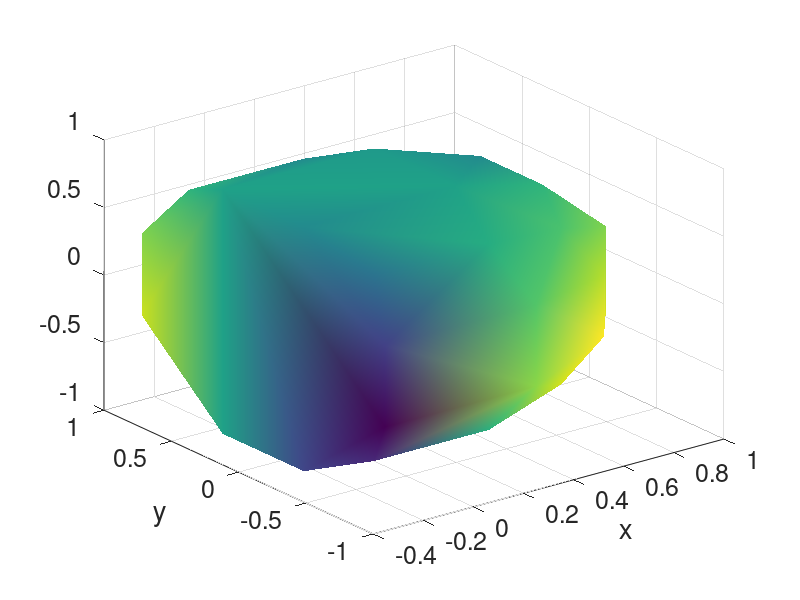

This chart was generated by the following MATLAB code: (Note: this script raises an error after producing the figure.)
% DESCRIPTION - Solves an elliptic B-S toy model on the sphere, plots solution and
% computes errors.

close all

% Script to solve an elliptic B-S problem on the sphere
alpha = 1;
beta = 2;

load('sphere6.mat')
N = length(PB); % Overall amount of nodes
NGamma = length(MS); % Amount of boundary nodes

% TOY PROBLEM 1 - 1 EIGENMODE
% esol_u = @(P) P(:,1).*P(:,2).*P(:,3);
% esol_v = @(P) 2*P(:,1).*P(:,2).*P(:,3);
% f_u = @(P) P(:,1).*P(:,2).*P(:,3);
% f_v = @(P) 29*P(:,1).*P(:,2).*P(:,3);

% TOY PROBLEM 2 - 2 EIGENMODES
esol_u = @(P) P(:,1).*P(:,2).*P(:,3) - P(:,1).*P(:,2);
esol_v = @(P) 2*P(:,1).*P(:,2).*P(:,3) - 3/2*P(:,1).*P(:,2);
f_u = @(P) P(:,1).*P(:,2).*P(:,3) - P(:,1).*P(:,2);
f_v = @(P) 29*P(:,1).*P(:,2).*P(:,3) - 25/2*P(:,1).*P(:,2);

RM = spalloc(N, NGamma, NGamma);
RM(boundarynode, 1:NGamma) = speye(NGamma); % reduction matrix

tic
numsol = [K+M+alpha*RM*MS*RM', -beta*RM*MS; -alpha*MS*RM', KS+(beta+1)*MS]\[M*f_u(PB); MS*f_v(PB(boundarynode,:))];
u = numsol(1:N,1);
v = numsol(N+1:end,1);
toc
es_u = esol_u(PB);
es_v = esol_v(PB(boundarynode,:));
err_u = u - es_u;
err_v = v - es_v;
L2err_u = sqrt(err_u'*M*err_u);
L2err_v = sqrt(err_v'*MS*err_v);
H1err_u = sqrt(err_u'*K*err_u);
H1err_v = sqrt(err_v'*KS*err_v);

L2err_product = sqrt(err_u'*M*err_u + err_v'*MS*err_v);
H1err_product = sqrt(err_u'*K*err_u + err_v'*KS*err_v);

% normsol = sqrt(es_u'*M*es_u);
% L2errel = L2err/normsol;

% Plotting Numerical Solution - Bulk Component u
figure
indsol = PB(:,1) >= -0.5;
chull = convhull(PB(indsol,1), PB(indsol,2), PB(indsol,3));
set(gcf, 'Color','white')
set(gcf, 'Renderer','painters')
%set(gcf, 'Renderer', 'zbuffer')
trisurf(chull, PB(indsol,1), PB(indsol,2), PB(indsol,3), u(indsol,1),'EdgeColor', 'none', 'FaceColor', 'interp')
view(3)
set(gca,'FontSize',18)
xlabel('x')
ylabel('y')
zlabel('z','rot',0)
axis equal
title('$U$', 'interpreter', 'latex')
colorbar
hold on
Ccirc = [-0.5, 0, 0];   % Center of circle 
Rcirc = sqrt(3)/2;      % Radius of circle 
teta = 0:0.01:2*pi;
xcirc = Ccirc(1) + zeros(size(teta)) ;
ycirc = Ccirc(2) + Rcirc*cos(teta);
zcirc = Ccirc(3) + Rcirc*sin(teta) ;
plot3(xcirc,ycirc,zcirc,'k','LineWidth',1.5)
% lightangle(gca,-65,30)
% lighting gouraud

% Plotting Numerical Solution - Surface Component v
figure
set(gcf,'Color','white')
trisurf(EGamma, PB(:,1), PB(:,2), PB(:,3), [zeros(N-NGamma,1); v], 'EdgeColor', 'none', 'FaceColor', 'interp')
view(3)
set(gca,'FontSize',18)
xlabel('x')
ylabel('y')
zlabel('z','rot',0)
axis equal
xlim([-0.5,1])
title('$V$', 'interpreter', 'latex')
colorbar
hold on
Ccirc = [-0.5, 0, 0];   % Center of circle 
Rcirc = sqrt(3)/2;      % Radius of circle 
teta = 0:0.01:2*pi;
xcirc = Ccirc(1) + zeros(size(teta)) ;
ycirc = Ccirc(2) + Rcirc*cos(teta);
zcirc = Ccirc(3) + Rcirc*sin(teta) ;
plot3(xcirc,ycirc,zcirc,'k','LineWidth',1.5)
% lightangle(gca,-65,30)
% lighting gouraud

% Plotting Numerical Error - Bulk Component u
figure
indsol = PB(:,1) >= -0.5;
chull = convhull(PB(indsol,1), PB(indsol,2), PB(indsol,3));
set(gcf, 'Color','white')
set(gcf, 'Renderer','painters')
%set(gcf, 'Renderer', 'zbuffer')
trisurf(chull, PB(indsol,1), PB(indsol,2), PB(indsol,3), es_u(indsol,1)-u(indsol,1),'EdgeColor', 'none', 'FaceColor', 'interp')
view(3)
set(gca,'FontSize',18)
xlabel('x')
ylabel('y')
zlabel('z','rot',0)
axis equal
caxis([min(es_u-u), max(es_u-u)])
title('$u^{-\ell}-U$', 'interpreter', 'latex')
colorbar
hold on
Ccirc = [-0.5, 0, 0];   % Center of circle 
Rcirc = sqrt(3)/2;      % Radius of circle 
teta = 0:0.01:2*pi;
xcirc = Ccirc(1) + zeros(size(teta)) ;
ycirc = Ccirc(2) + Rcirc*cos(teta);
zcirc = Ccirc(3) + Rcirc*sin(teta) ;
plot3(xcirc,ycirc,zcirc,'k','LineWidth',1.5)
% lightangle(gca,-65,30)
% lighting gouraud

% Plotting Numerical Error - Surface Component v
figure
set(gcf,'Color','white')
trisurf(EGamma, PB(:,1), PB(:,2), PB(:,3), [zeros(N-NGamma,1); es_v-v], 'EdgeColor', 'none', 'FaceColor', 'interp')
view(3)
set(gca,'FontSize',18)
xlabel('x')
ylabel('y')
zlabel('z','rot',0)
axis equal
caxis([min(es_v-v), max(es_v-v)])
xlim([-0.5,1])
title('$v^{-\ell}-V$','interpreter', 'latex')
colorbar
hold on
Ccirc = [-0.5, 0, 0];   % Center of circle 
Rcirc = sqrt(3)/2;      % Radius of circle 
teta = 0:0.01:2*pi;
xcirc = Ccirc(1) + zeros(size(teta)) ;
ycirc = Ccirc(2) + Rcirc*cos(teta);
zcirc = Ccirc(3) + Rcirc*sin(teta) ;
plot3(xcirc,ycirc,zcirc,'k','LineWidth',1.5)
% lightangle(gca,-65,30)
% lighting gouraud
